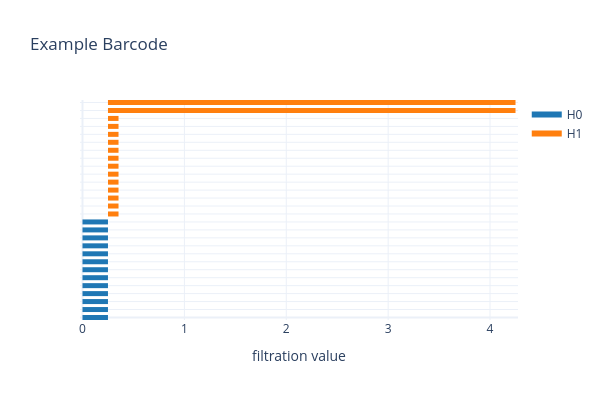

The notebook cell this image was saved under:
### Code cell
barcode = pltter.plot_barcode( 
    homology_df["birth"].values, 
    homology_df["death"].values, 
    homology_df["dimension"].values, 
    "Example Barcode"              
)
barcode.show()

### Figure 1 — Plotly figure (JSON) as saved in the notebook; plotly's stock layout.template omitted (floating-point values rounded to 4 significant figures)
{"data": [{"line": {"color": "#1f77b4", "width": 6}, "mode": "lines", "name": "H0", "type": "scatter", "x": [null], "y": [null]}, {"line": {"color": "#ff7f0e", "width": 6}, "mode": "lines", "name": "H1", "type": "scatter", "x": [null], "y": [null]}], "layout": {"height": 400, "hovermode": "closest", "shapes": [{"line": {"color": "#1f77b4", "width": 5}, "type": "line", "x0": 0, "x1": 0.25, "y0": 0, "y1": 0}, {"line": {"color": "#1f77b4", "width": 5}, "type": "line", "x0": 0, "x1": 0.25, "y0": 1, "y1": 1}, {"line": {"color": "#1f77b4", "width": 5}, "type": "line", "x0": 0, "x1": 0.25, "y0": 2, "y1": 2}, {"line": {"color": "#1f77b4", "width": 5}, "type": "line", "x0": 0, "x1": 0.25, "y0": 3, "y1": 3}, {"line": {"color": "#1f77b4", "width": 5}, "type": "line", "x0": 0, "x1": 0.25, "y0": 4, "y1": 4}, {"line": {"color": "#1f77b4", "width": 5}, "type": "line", "x0": 0, "x1": 0.25, "y0": 5, "y1": 5}, {"line": {"color": "#1f77b4", "width": 5}, "type": "line", "x0": 0, "x1": 0.25, "y0": 6, "y1": 6}, {"line": {"color": "#1f77b4", "width": 5}, "type": "line", "x0": 0, "x1": 0.25, "y0": 7, "y1": 7}, {"line": {"color": "#1f77b4", "width": 5}, "type": "line", "x0": 0, "x1": 0.25, "y0": 8, "y1": 8}, {"line": {"color": "#1f77b4", "width": 5}, "type": "line", "x0": 0, "x1": 0.25, "y0": 9, "y1": 9}, {"line": {"color": "#1f77b4", "width": 5}, "type": "line", "x0": 0, "x1": 0.25, "y0": 10, "y1": 10}, {"line": {"color": "#1f77b4", "width": 5}, "type": "line", "x0": 0, "x1": 0.25, "y0": 11, "y1": 11}, {"line": {"color": "#1f77b4", "width": 5}, "type": "line", "x0": 0, "x1": 0.25, "y0": 12, "y1": 12}, {"line": {"color": "#ff7f0e", "width": 5}, "type": "line", "x0": 0.25, "x1": 0.3536, "y0": 13, "y1": 13}, {"line": {"color": "#ff7f0e", "width": 5}, "type": "line", "x0": 0.25, "x1": 0.3536, "y0": 14, "y1": 14}, {"line": {"color": "#ff7f0e", "width": 5}, "type": "line", "x0": 0.25, "x1": 0.3536, "y0": 15, "y1": 15}, {"line": {"color": "#ff7f0e", "width": 5}, "type": "line", "x0": 0.25, "x1": 0.3536, "y0": 16, "y1": 16}, {"line": {"color": "#ff7f0e", "width": 5}, "type": "line", "x0": 0.25, "x1": 0.3536, "y0": 17, "y1": 17}, {"line": {"color": "#ff7f0e", "width": 5}, "type": "line", "x0": 0.25, "x1": 0.3536, "y0": 18, "y1": 18}, {"line": {"color": "#ff7f0e", "width": 5}, "type": "line", "x0": 0.25, "x1": 0.3536, "y0": 19, "y1": 19}, {"line": {"color": "#ff7f0e", "width": 5}, "type": "line", "x0": 0.25, "x1": 0.3536, "y0": 20, "y1": 20}, {"line": {"color": "#ff7f0e", "width": 5}, "type": "line", "x0": 0.25, "x1": 0.3536, "y0": 21, "y1": 21}, {"line": {"color": "#ff7f0e", "width": 5}, "type": "line", "x0": 0.25, "x1": 0.3536, "y0": 22, "y1": 22}, {"line": {"color": "#ff7f0e", "width": 5}, "type": "line", "x0": 0.25, "x1": 0.3536, "y0": 23, "y1": 23}, {"line": {"color": "#ff7f0e", "width": 5}, "type": "line", "x0": 0.25, "x1": 0.3536, "y0": 24, "y1": 24}, {"line": {"color": "#ff7f0e", "width": 5}, "type": "line", "x0": 0.25, "x1": 0.3536, "y0": 25, "y1": 25}, {"line": {"color": "#ff7f0e", "width": 5}, "type": "line", "x0": 0.25, "x1": null, "y0": 26, "y1": 26}, {"line": {"color": "#ff7f0e", "width": 5}, "type": "line", "x0": 0.25, "x1": null, "y0": 27, "y1": 27}], "title": {"text": "Example Barcode"}, "width": 600, "xaxis": {"title": {"text": "filtration value"}}, "yaxis": {"tickmode": "array", "ticktext": ["", "", "", "", "", "", "", "", "", "", "", "", "", "", "", "", "", "", "", "", "", "", "", "", "", "", "", ""], "tickvals": [0, 1, 2, 3, 4, 5, 6, 7, 8, 9, 10, 11, 12, 13, 14, 15, 16, 17, 18, 19, 20, 21, 22, 23, 24, 25, 26, 27]}}}
